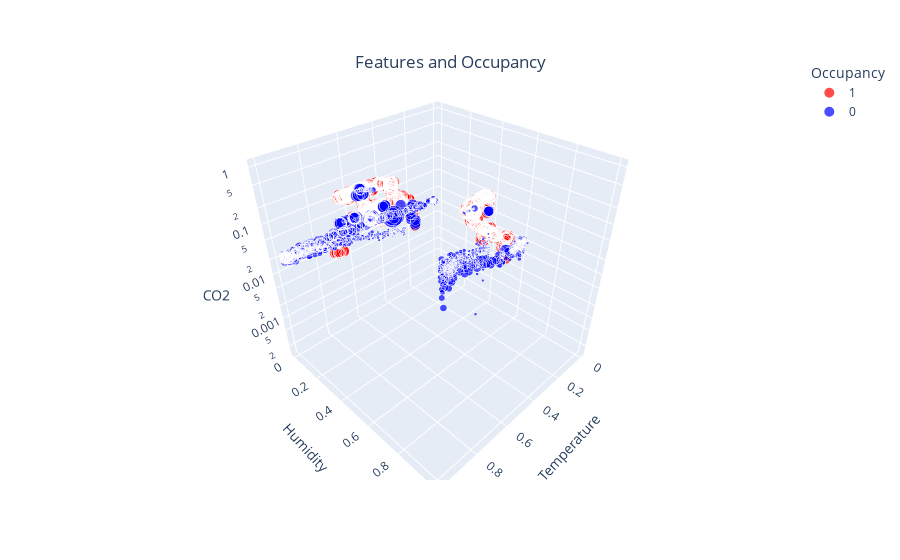

Notebook code cell kept with this figure:
### Markdown cell above
We can see the correlations between occupancy and the others. As I expected, light value is more correlated with occupancy than others.

### Code cell
data = datatraining.copy()
data.Occupancy = data.Occupancy.astype(str)
fig = px.scatter_3d(data, x='Temperature', y='Humidity', z='CO2', size='Light', color='Occupancy', color_discrete_map={'1':'red', '0':'blue'})
fig.update_layout(scene_zaxis_type="log", title={'text': "Features and Occupancy",
                                                'y':0.9,
                                                'x':0.5,
                                                'xanchor': 'center',
                                                'yanchor': 'top'})
iplot(fig)

### Figure 1 — Plotly figure (JSON) as saved in the notebook; plotly's stock layout.template omitted (floating-point values rounded to 4 significant figures; data arrays with more than 128 entries replaced by an {"elided": "..."} marker saying what was removed)
{"data": [{"hovertemplate": "Occupancy=1<br>Temperature=%{x}<br>Humidity=%{y}<br>CO2=%{z}<br>Light=%{marker.size}<extra></extra>", "legendgroup": "1", "marker": {"color": "red", "size": {"elided": "1729 float values"}, "sizemode": "area", "sizeref": 0.0025, "symbol": "circle"}, "mode": "markers", "name": "1", "scene": "scene", "showlegend": true, "type": "scatter3d", "x": {"elided": "1729 float values"}, "y": {"elided": "1729 float values"}, "z": {"elided": "1729 float values"}}, {"hovertemplate": "Occupancy=0<br>Temperature=%{x}<br>Humidity=%{y}<br>CO2=%{z}<br>Light=%{marker.size}<extra></extra>", "legendgroup": "0", "marker": {"color": "blue", "size": {"elided": "6414 float values"}, "sizemode": "area", "sizeref": 0.0025, "symbol": "circle"}, "mode": "markers", "name": "0", "scene": "scene", "showlegend": true, "type": "scatter3d", "x": {"elided": "6414 float values"}, "y": {"elided": "6414 float values"}, "z": {"elided": "6414 float values"}}], "layout": {"legend": {"itemsizing": "constant", "title": {"text": "Occupancy"}, "tracegroupgap": 0}, "margin": {"t": 60}, "scene": {"domain": {"x": [0, 1], "y": [0, 1]}, "xaxis": {"title": {"text": "Temperature"}}, "yaxis": {"title": {"text": "Humidity"}}, "zaxis": {"title": {"text": "CO2"}, "type": "log"}}, "title": {"text": "Features and Occupancy", "x": 0.5, "xanchor": "center", "y": 0.9, "yanchor": "top"}}}
